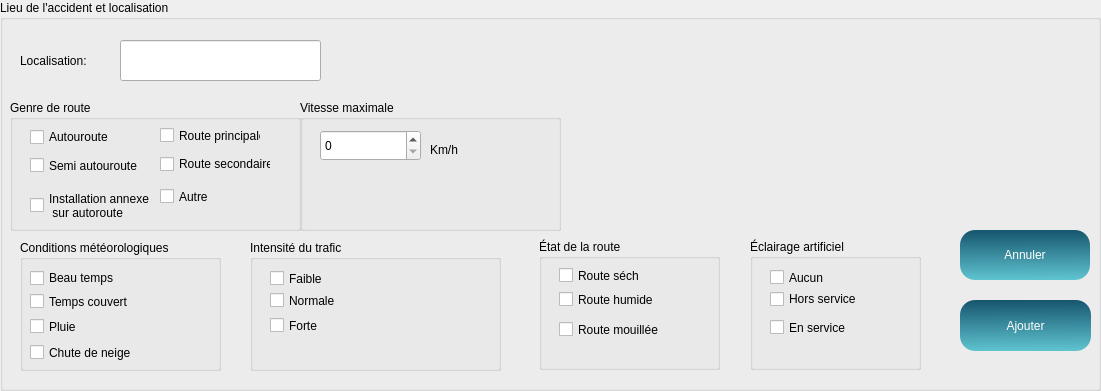
           <widget class="QGroupBox" name="groupBox_38">
            <property name="geometry">
             <rect>
              <x>10</x>
              <y>230</y>
              <width>1101</width>
              <height>391</height>
             </rect>
            </property>
            <property name="styleSheet">
             <string notr="true">QPushButton:hover
{
background:qlineargradient(spread:pad, x1:0.457286, y1:0.381, x2:0.508, y2:1, stop:0 rgba(95, 196, 208, 255), stop:1 rgba(22, 85,110, 255))
}</string>
            </property>
            <property name="title">
             <string>Lieu de l'accident et localisation</string>
            </property>
            <widget class="QLabel" name="label_110">
             <property name="geometry">
              <rect>
               <x>20</x>
               <y>40</y>
               <width>101</width>
               <height>41</height>
              </rect>
             </property>
             <property name="text">
              <string>Localisation:</string>
             </property>
            </widget>
            <widget class="QLineEdit" name="loc">
             <property name="geometry">
              <rect>
               <x>120</x>
               <y>40</y>
               <width>201</width>
               <height>41</height>
              </rect>
             </property>
            </widget>
            <widget class="QGroupBox" name="groupBox_39">
             <property name="geometry">
              <rect>
               <x>300</x>
               <y>100</y>
               <width>261</width>
               <height>131</height>
              </rect>
             </property>
             <property name="title">
              <string>Vitesse maximale</string>
             </property>
             <widget class="QSpinBox" name="vitesse">
              <property name="geometry">
               <rect>
                <x>20</x>
                <y>30</y>
                <width>101</width>
                <height>31</height>
               </rect>
              </property>
             </widget>
             <widget class="QLabel" name="label_111">
              <property name="geometry">
               <rect>
                <x>130</x>
                <y>40</y>
                <width>71</width>
                <height>20</height>
               </rect>
              </property>
              <property name="text">
               <string>Km/h</string>
              </property>
             </widget>
            </widget>
            <widget class="QGroupBox" name="groupBox_40">
             <property name="geometry">
              <rect>
               <x>10</x>
               <y>100</y>
               <width>291</width>
               <height>131</height>
              </rect>
             </property>
             <property name="styleSheet">
              <string notr="true">QCheckBox:hover, QCheckBox:checked { color: white }
</string>
             </property>
             <property name="title">
              <string>Genre de route</string>
             </property>
             <widget class="QCheckBox" name="c1">
              <property name="geometry">
               <rect>
                <x>20</x>
                <y>27</y>
                <width>91</width>
                <height>20</height>
               </rect>
              </property>
              <property name="text">
               <string>Autouroute</string>
              </property>
             </widget>
             <widget class="QCheckBox" name="c4">
              <property name="geometry">
               <rect>
                <x>150</x>
                <y>20</y>
                <width>101</width>
                <height>31</height>
               </rect>
              </property>
              <property name="text">
               <string>Route principale</string>
              </property>
             </widget>
             <widget class="QCheckBox" name="c2">
              <property name="geometry">
               <rect>
                <x>20</x>
                <y>50</y>
                <width>121</width>
                <height>31</height>
               </rect>
              </property>
              <property name="text">
               <string>Semi autouroute</string>
              </property>
             </widget>
             <widget class="QCheckBox" name="c5">
              <property name="geometry">
               <rect>
                <x>150</x>
                <y>56</y>
                <width>111</width>
                <height>16</height>
               </rect>
              </property>
              <property name="text">
               <string>Route secondaire</string>
              </property>
             </widget>
             <widget class="QCheckBox" name="c6">
              <property name="geometry">
               <rect>
                <x>150</x>
                <y>86</y>
                <width>61</width>
                <height>21</height>
               </rect>
              </property>
              <property name="text">
               <string>Autre</string>
              </property>
             </widget>
            </widget>
            <widget class="QCheckBox" name="c3">
             <property name="geometry">
              <rect>
               <x>30</x>
               <y>180</y>
               <width>121</width>
               <height>51</height>
              </rect>
             </property>
             <property name="text">
              <string>Installation annexe 
 sur autoroute </string>
             </property>
            </widget>
            <widget class="QGroupBox" name="groupBox_41">
             <property name="geometry">
              <rect>
               <x>20</x>
               <y>240</y>
               <width>201</width>
               <height>131</height>
              </rect>
             </property>
             <property name="title">
              <string>Conditions météorologiques</string>
             </property>
             <widget class="QCheckBox" name="checkBox_22">
              <property name="geometry">
               <rect>
                <x>10</x>
                <y>30</y>
                <width>121</width>
                <height>16</height>
               </rect>
              </property>
              <property name="text">
               <string>Beau temps</string>
              </property>
             </widget>
             <widget class="QCheckBox" name="checkBox_23">
              <property name="geometry">
               <rect>
                <x>10</x>
                <y>46</y>
                <width>131</width>
                <height>31</height>
               </rect>
              </property>
              <property name="text">
               <string>Temps couvert</string>
              </property>
             </widget>
             <widget class="QCheckBox" name="checkBox_24">
              <property name="geometry">
               <rect>
                <x>10</x>
                <y>76</y>
                <width>111</width>
                <height>21</height>
               </rect>
              </property>
              <property name="text">
               <string>Pluie</string>
              </property>
             </widget>
             <widget class="QCheckBox" name="checkBox_25">
              <property name="geometry">
               <rect>
                <x>10</x>
                <y>97</y>
                <width>121</width>
                <height>31</height>
               </rect>
              </property>
              <property name="text">
               <string>Chute de neige</string>
              </property>
             </widget>
            </widget>
            <widget class="QGroupBox" name="groupBox_42">
             <property name="geometry">
              <rect>
               <x>539</x>
               <y>239</y>
               <width>181</width>
               <height>131</height>
              </rect>
             </property>
             <property name="title">
              <string>État de la route</string>
             </property>
             <widget class="QCheckBox" name="c13_4">
              <property name="geometry">
               <rect>
                <x>20</x>
                <y>26</y>
                <width>81</width>
                <height>21</height>
               </rect>
              </property>
              <property name="text">
               <string>Route séche</string>
              </property>
             </widget>
             <widget class="QCheckBox" name="c14_4">
              <property name="geometry">
               <rect>
                <x>20</x>
                <y>50</y>
                <width>121</width>
                <height>21</height>
               </rect>
              </property>
              <property name="text">
               <string>Route humide</string>
              </property>
             </widget>
             <widget class="QCheckBox" name="c15_4">
              <property name="geometry">
               <rect>
                <x>20</x>
                <y>80</y>
                <width>101</width>
                <height>21</height>
               </rect>
              </property>
              <property name="text">
               <string>Route mouillée</string>
              </property>
             </widget>
            </widget>
            <widget class="QGroupBox" name="groupBox_43">
             <property name="geometry">
              <rect>
               <x>750</x>
               <y>239</y>
               <width>171</width>
               <height>131</height>
              </rect>
             </property>
             <property name="title">
              <string>Éclairage artificiel</string>
             </property>
             <widget class="QCheckBox" name="c16_4">
              <property name="geometry">
               <rect>
                <x>20</x>
                <y>30</y>
                <width>70</width>
                <height>17</height>
               </rect>
              </property>
              <property name="text">
               <string>Aucun</string>
              </property>
             </widget>
             <widget class="QCheckBox" name="c17_4">
              <property name="geometry">
               <rect>
                <x>20</x>
                <y>50</y>
                <width>121</width>
                <height>20</height>
               </rect>
              </property>
              <property name="text">
               <string>Hors service</string>
              </property>
             </widget>
             <widget class="QCheckBox" name="c18_4">
              <property name="geometry">
               <rect>
                <x>20</x>
                <y>80</y>
                <width>121</width>
                <height>17</height>
               </rect>
              </property>
              <property name="text">
               <string>En service</string>
              </property>
             </widget>
            </widget>
            <widget class="QGroupBox" name="groupBox_44">
             <property name="geometry">
              <rect>
               <x>250</x>
               <y>240</y>
               <width>251</width>
               <height>131</height>
              </rect>
             </property>
             <property name="title">
              <string>Intensité du trafic</string>
             </property>
             <widget class="QCheckBox" name="c10_4">
              <property name="geometry">
               <rect>
                <x>20</x>
                <y>30</y>
                <width>70</width>
                <height>17</height>
               </rect>
              </property>
              <property name="text">
               <string>Faible</string>
              </property>
             </widget>
             <widget class="QCheckBox" name="c11_4">
              <property name="geometry">
               <rect>
                <x>20</x>
                <y>50</y>
                <width>111</width>
                <height>21</height>
               </rect>
              </property>
              <property name="text">
               <string>Normale</string>
              </property>
             </widget>
             <widget class="QCheckBox" name="c12_4">
              <property name="geometry">
               <rect>
                <x>20</x>
                <y>70</y>
                <width>151</width>
                <height>31</height>
               </rect>
              </property>
              <property name="text">
               <string>Forte</string>
              </property>
             </widget>
            </widget>
            <widget class="QPushButton" name="ajouter_4">
             <property name="geometry">
              <rect>
               <x>960</x>
               <y>300</y>
               <width>131</width>
               <height>51</height>
              </rect>
             </property>
             <property name="sizePolicy">
              <sizepolicy hsizetype="Maximum" vsizetype="Preferred">
               <horstretch>0</horstretch>
               <verstretch>0</verstretch>
              </sizepolicy>
             </property>
             <property name="styleSheet">
              <string notr="true">/*background-color:#C70039;
color:white;*/
QPushButton
{
background : qlineargradient(spread:pad, x1:0.467, y1:0, x2:0.482, y2:1, stop:0 rgba(22, 85,110, 255), stop:1 rgba(95, 196, 208, 255));
border-radius:15px;
color:white;
}
QPushButton:hover
{
background:qlineargradient(spread:pad, x1:0.457286, y1:0.381, x2:0.508, y2:1, stop:0 rgba(95, 196, 208, 255), stop:1 rgba(22, 85,110, 255))
}</string>
             </property>
             <property name="text">
              <string>Ajouter</string>
             </property>
             <property name="icon">
              <iconset resource="resource.qrc">
               <normaloff>:/image/img/add-button.png</normaloff>:/image/img/add-button.png</iconset>
             </property>
             <property name="iconSize">
              <size>
               <width>20</width>
               <height>25</height>
              </size>
             </property>
             <property name="autoDefault">
              <bool>true</bool>
             </property>
             <property name="default">
              <bool>false</bool>
             </property>
             <property name="flat">
              <bool>false</bool>
             </property>
            </widget>
            <widget class="QPushButton" name="pushButton_35">
             <property name="geometry">
              <rect>
               <x>960</x>
               <y>230</y>
               <width>130</width>
               <height>50</height>
              </rect>
             </property>
             <property name="sizePolicy">
              <sizepolicy hsizetype="Maximum" vsizetype="Preferred">
               <horstretch>0</horstretch>
               <verstretch>0</verstretch>
              </sizepolicy>
             </property>
             <property name="styleSheet">
              <string notr="true">/*background-color:#C70039;
color:white;*/
QPushButton
{
background : qlineargradient(spread:pad, x1:0.467, y1:0, x2:0.482, y2:1, stop:0 rgba(22, 85,110, 255), stop:1 rgba(95, 196, 208, 255));
border-radius:15px;
color:white;
}
QPushButton:hover
{
background:qlineargradient(spread:pad, x1:0.457286, y1:0.381, x2:0.508, y2:1, stop:0 rgba(95, 196, 208, 255), stop:1 rgba(22, 85,110, 255))
}</string>
             </property>
             <property name="text">
              <string>Annuler</string>
             </property>
             <property name="icon">
              <iconset resource="resource.qrc">
               <normaloff>:/image/img/empty.png</normaloff>:/image/img/empty.png</iconset>
             </property>
             <property name="iconSize">
              <size>
               <width>20</width>
               <height>20</height>
              </size>
             </property>
            </widget>
           </widget>
